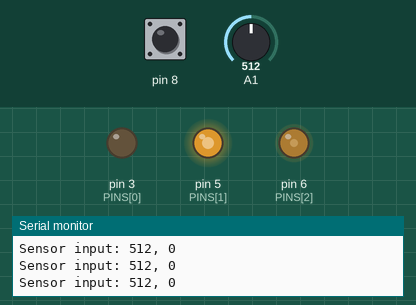
This program was run on a simulated Arduino Uno, built with avr-gcc and run on an emulated ATmega328P. Parts: output pins drawn as LEDs (lit = HIGH), the last lines printed to the serial monitor. The test bench sets the inputs (shaded band); at power-on: pin 8 LOW, A1 = 512. Random numbers use the default seed unless the program sets one.

Above: at 1.2 s.
1.3 s: pin 8 pulsed HIGH 2 times (0.12 s each, 0.3 s apart)
At 1.66 s:
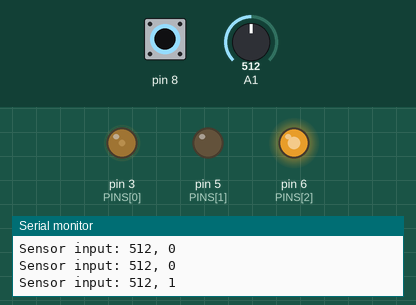
4.3 s: A1 set to 0
At 6.3 s:
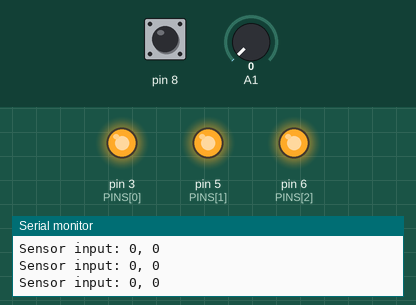
7.3 s: A1 set to 122
At 7.9 s:
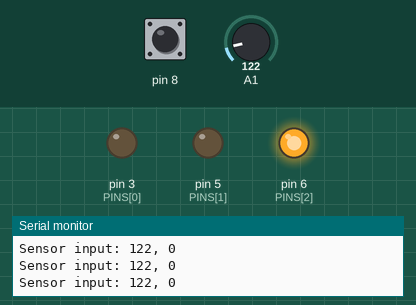
10.3 s: pin 8 pulsed HIGH 5 times (0.12 s each, 0.3 s apart)
Timing chart, 0 to 49.4 s (numbered marks = the images above; inputs shaded):
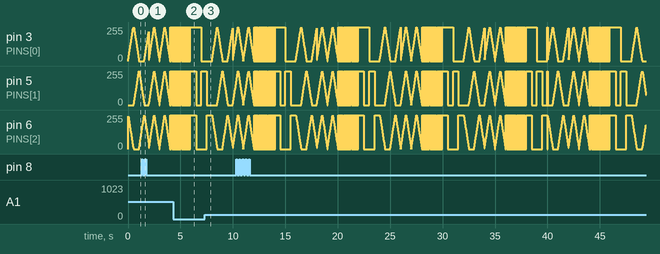

The program:

main.cpp
```cpp
#include <Arduino.h>

#define RED 0
#define GREEN 1
#define BLUE 2
#define MIN_BRIGHTNESS 0

const unsigned char PINS[] = {3, 5, 6};
unsigned char COLORS[] = {0, 0, 0};

void setColors(unsigned char red, unsigned char green, unsigned char blue) {
  COLORS[RED] = map(red, 0, 255, MIN_BRIGHTNESS, 255);
  COLORS[GREEN] = map(green, 0, 255, MIN_BRIGHTNESS, 255);
  COLORS[BLUE] = map(blue, 0, 255, MIN_BRIGHTNESS, 255);
}
void setColors(unsigned char colors[]){
  setColors(colors[0], colors[1], colors[2]);
}

// animation interface
class Animation {
public:
  virtual void start();
  virtual void step(long);
};

class WhiteFade: public Animation {
public:
  WhiteFade(long d) {
    sweep_delay_us = d;
  }
  void start() {
    setColors(0, 0, 0);
    value = 0;
    direction = true;
  }
  void step(long dt_us) {
    double delta_value = (double)dt_us/(double)sweep_delay_us * 255;
    value = value + delta_value * (direction ? 1 : -1);
    // constrain value
    value = value < 0 ? 0 : value > 255 ? 255 : value;
    // change direction
    direction = value == 0 ? true : value == 255 ? false : direction;
    setColors((int)value, (int)value, (int)value);
  }
private:
  long sweep_delay_us;
  double value;
  bool direction;
};

class HueRotation: public Animation {
public:
  HueRotation(long d) {
    sweep_delay_us = d;
  }
  void start() {
    setColors(0, 0, 255);
    value = 0;
    color = RED;
  }
  void step(long dt_us) {
    double delta_value = (double)dt_us/(double)sweep_delay_us * 255;
    value = value + delta_value;
    // shift color if needed
    color = value > 255 ? (color + 1) % 3 : color;
    // constrain value
    value = value > 255 ? 0 : value;
    unsigned char red = color == RED ? value : color == GREEN ? 255 - value : 0;
    unsigned char green = color == GREEN ? value : color == BLUE ? 255 - value : 0;
    unsigned char blue = color == BLUE ? value : color == RED ? 255 - value : 0;

    setColors((int)red, (int)green, (int)blue);
  }
private:
  double value;
  unsigned char color;

  long sweep_delay_us;
};

class Strobe: public Animation {
public:
  Strobe(long d) {
    delay = d;
  }
  void start() {
    setColors(0, 0, 0);
    on = false;
    elapsed = 0;
  }
  void step(long dt_us) {
    elapsed += dt_us;
    if (elapsed >= delay){
      on = !on;
      elapsed = elapsed - delay;
      setColors(on ? 255 : 0, on ? 255 : 0, on ? 255 : 0);
    }
  }
private:
  bool on;
  long delay;
  long elapsed;
};

class ColorArray: public Animation {
public:
  ColorArray(long d, bool r) {
    delay_us = d;
    randomize = r;
  }
  void start() {
    index = 0;
    elapsed_us = 0;
    updateColor();
  }
  void step(long dt_us) {
    elapsed_us += dt_us;
    if (elapsed_us >= delay_us){
      elapsed_us = elapsed_us - delay_us;
      int arr_size = sizeof(colors)/sizeof(unsigned char[3]);
      unsigned char prev_index = index;
      index = randomize ? random(arr_size) : (index + 1) % arr_size;
      if (prev_index == index){
        index = (index + 1) % arr_size;
      }
      updateColor();
    }
  }
private:
  long delay_us;
  long elapsed_us;
  bool randomize;
  unsigned char index;
  const unsigned char colors[7][3] = {
    {255, 255, 255}, // white
    {255, 0, 0}, // red
    {0, 255, 0}, // green
    {0, 0, 255}, // blue
    {255, 255, 0}, // yellow
    {0, 255, 255}, // cyan
    {255, 0, 255} // purple
  };
  void updateColor(){
    setColors(colors[index]);
  }
};

Animation* animation;
Animation* animations[] = {
  new HueRotation(500000),
  new WhiteFade(500000),
  new Strobe(50000),
  new ColorArray(500000, false)
};
int anim_index = 0;
long shiftPeriod = 2000000;
long at0 = millis();
long adt = 0;

void shiftAnimation(){
  int arr_size = sizeof(animations)/sizeof(Animation*);
  if (arr_size <= 1)
    return;
  anim_index = (anim_index + 1) % arr_size;
  animation = animations[anim_index];
  animation->start();
}

const int FPS = 60;

long PERIOD_us = (long)(1.0/(double)(FPS) * 1000000);
long now;
long t0 = micros();
long dt = 0;

void update(long dt){
  animation->step(dt);
  analogWrite(PINS[RED], COLORS[RED]);
  analogWrite(PINS[GREEN], COLORS[GREEN]);
  analogWrite(PINS[BLUE], COLORS[BLUE]);
}

void setup() {
  for (char i = 0; i < 3; i++){
    pinMode(PINS[i], OUTPUT);
  }
  pinMode(A1, INPUT);
  pinMode(8, INPUT);
  animation = animations[0];
  animation->start();

  Serial.begin(9600);
}

const unsigned long serial_period_us = 100000;
long st0 = micros();
long sdt = 0;

void loop() {
  now = micros();
  dt = now - t0;
  if (dt >= PERIOD_us) {
    update(dt);
    t0 = now + (dt - PERIOD_us);
  }

  adt = now - at0;
  if (adt >= shiftPeriod) {
    shiftAnimation();
    at0 = now + (adt - shiftPeriod);
  }

  sdt = now - st0;
  if (sdt >= serial_period_us) {
    Serial.print("Sensor input: ");
    Serial.print(analogRead(A1));
    Serial.print(", ");
    Serial.println(digitalRead(8));
    st0 = now + (sdt - serial_period_us);
  }
}
```
